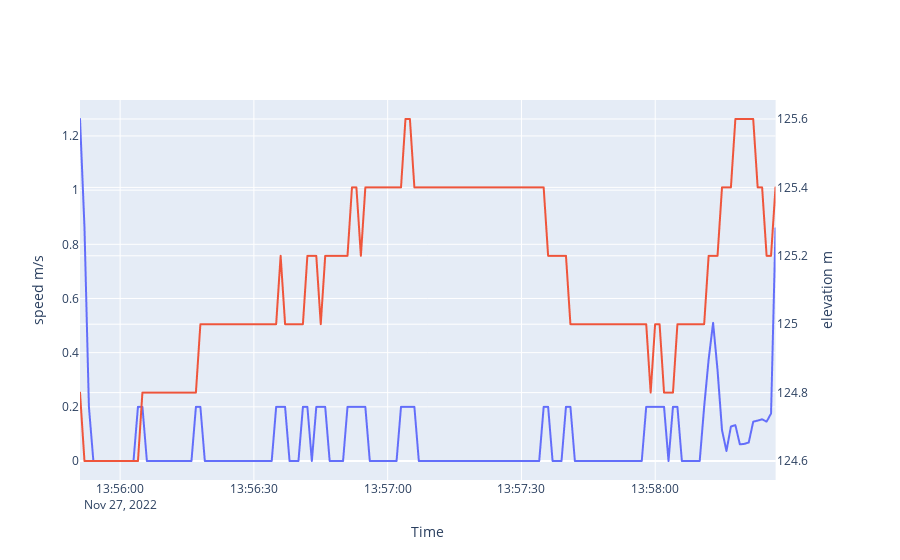

The notebook cell saved with this chart:
### Code cell
parts = {0:{"from": pd.Timestamp('2022-11-27 13:38:05', tz='Europe/Moscow'), "to":pd.Timestamp('2022-11-27 13:40:57', tz='Europe/Moscow')},
1:{"from": pd.Timestamp('2022-11-27 13:41:26', tz='Europe/Moscow'), "to":pd.Timestamp('2022-11-27 13:45:06', tz='Europe/Moscow')},
2:{"from": pd.Timestamp('2022-11-27 13:48:17', tz='Europe/Moscow'), "to":pd.Timestamp('2022-11-27 13:50:49', tz='Europe/Moscow')},
3:{"from": pd.Timestamp('2022-11-27 13:52:38', tz='Europe/Moscow'), "to":pd.Timestamp('2022-11-27 13:55:07', tz='Europe/Moscow')},
4:{"from": pd.Timestamp('2022-11-27 13:55:51', tz='Europe/Moscow'), "to":pd.Timestamp('2022-11-27 13:58:27', tz='Europe/Moscow')},
5:{"from": pd.Timestamp('2022-11-27 14:00:23', tz='Europe/Moscow'), "to":pd.Timestamp('2022-11-27 14:02:53', tz='Europe/Moscow')},
6:{"from": pd.Timestamp('2022-11-27 14:03:27', tz='Europe/Moscow'), "to":pd.Timestamp('2022-11-27 14:06:04', tz='Europe/Moscow')},
7:{"from": pd.Timestamp('2022-11-27 14:09:08', tz='Europe/Moscow'), "to":pd.Timestamp('2022-11-27 14:12:19', tz='Europe/Moscow')},
8:{"from": pd.Timestamp('2022-11-27 14:17:04', tz='Europe/Moscow'), "to":pd.Timestamp('2022-11-27 14:19:45', tz='Europe/Moscow')},
9:{"from": pd.Timestamp('2022-11-27 14:23:17', tz='Europe/Moscow'), "to":pd.Timestamp('2022-11-27 14:25:08', tz='Europe/Moscow')},


}
select_and_plot(point_dataframe, parts=parts, partnum=(5-1))

### Figure 1 — Plotly figure (JSON) as saved in the notebook; plotly's stock layout.template omitted (floating-point values rounded to 4 significant figures; data arrays with more than 128 entries replaced by an {"elided": "..."} marker saying what was removed)
{"data": [{"hovertemplate": "time=%{x}<br>speed=%{y}<extra></extra>", "legendgroup": "", "line": {"dash": "solid"}, "marker": {"symbol": "circle"}, "mode": "lines", "name": "", "showlegend": false, "type": "scattergl", "x": {"elided": "157 str values"}, "xaxis": "x", "y": {"elided": "157 float values"}, "yaxis": "y"}, {"hovertemplate": "time=%{x}<br>elevation=%{y}<extra></extra>", "legendgroup": "", "line": {"dash": "solid"}, "marker": {"symbol": "circle"}, "mode": "lines", "name": "", "showlegend": false, "type": "scattergl", "x": {"elided": "157 str values"}, "xaxis": "x", "y": {"elided": "157 float values"}, "yaxis": "y2"}], "layout": {"xaxis": {"anchor": "y", "domain": [0, 0.94], "title": {"text": "Time"}}, "yaxis": {"anchor": "x", "domain": [0, 1], "title": {"text": "speed m/s"}}, "yaxis2": {"anchor": "x", "overlaying": "y", "side": "right", "title": {"text": "elevation m"}}}}
